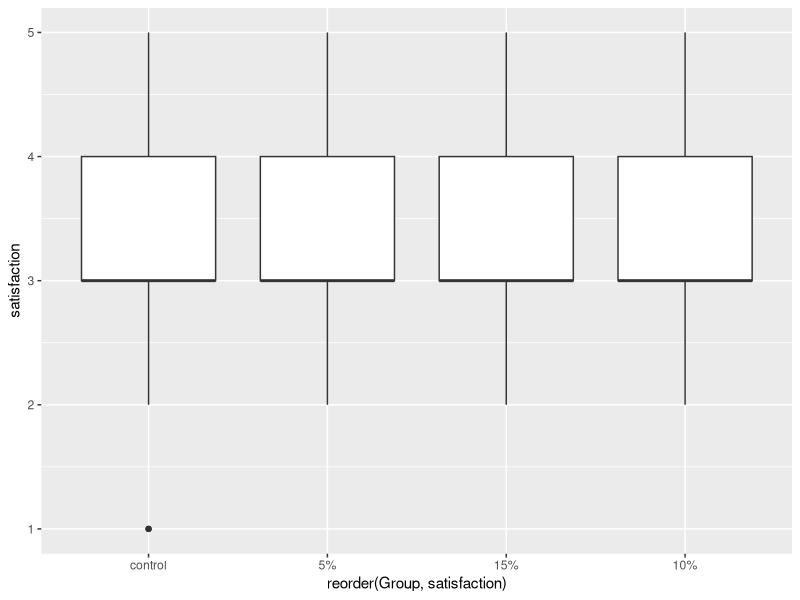
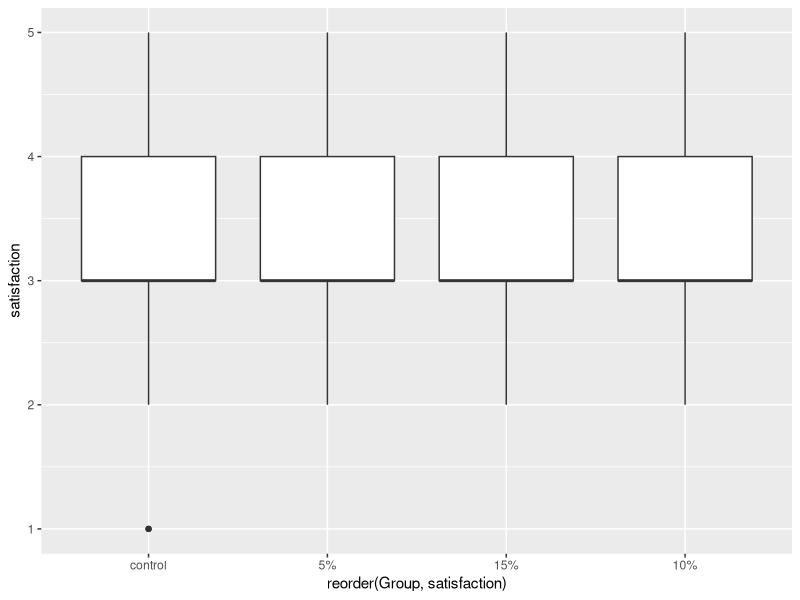

Generate these figures, in order, with R:
##### DSGN 160 Project Code #####

install.packages("dplyr")
install.packages("ggplot2")
install.packages("sampling")
library(dplyr)
library(ggplot2)
library(sampling)

project_data <- read.csv("synthetic_experiment_data_group_yakovlev.csv")

project_data$Group[project_data$Group=="control"] <- "0"
project_data$Group[project_data$Group=="treatment 1"] <- "1"
project_data$Group[project_data$Group=="treatment 2"] <- "2"
project_data$Group[project_data$Group=="treatment 3"] <- "3"

head(project_data)

project_data_str <- project_data %>% mutate(Group = case_when
    (Group == 0 ~ "control", Group == 1 ~ "5%", Group == 2 ~ "10%", Group == 3 ~ "15%"))
satisfaction_bytreatment <- ggplot(project_data_str, aes(x = reorder(Group, satisfaction), y = satisfaction)) + 
  geom_boxplot()
satisfaction_bytreatment
ggsave("satisfaction_boxplot.png", plot = satisfaction_bytreatment)
